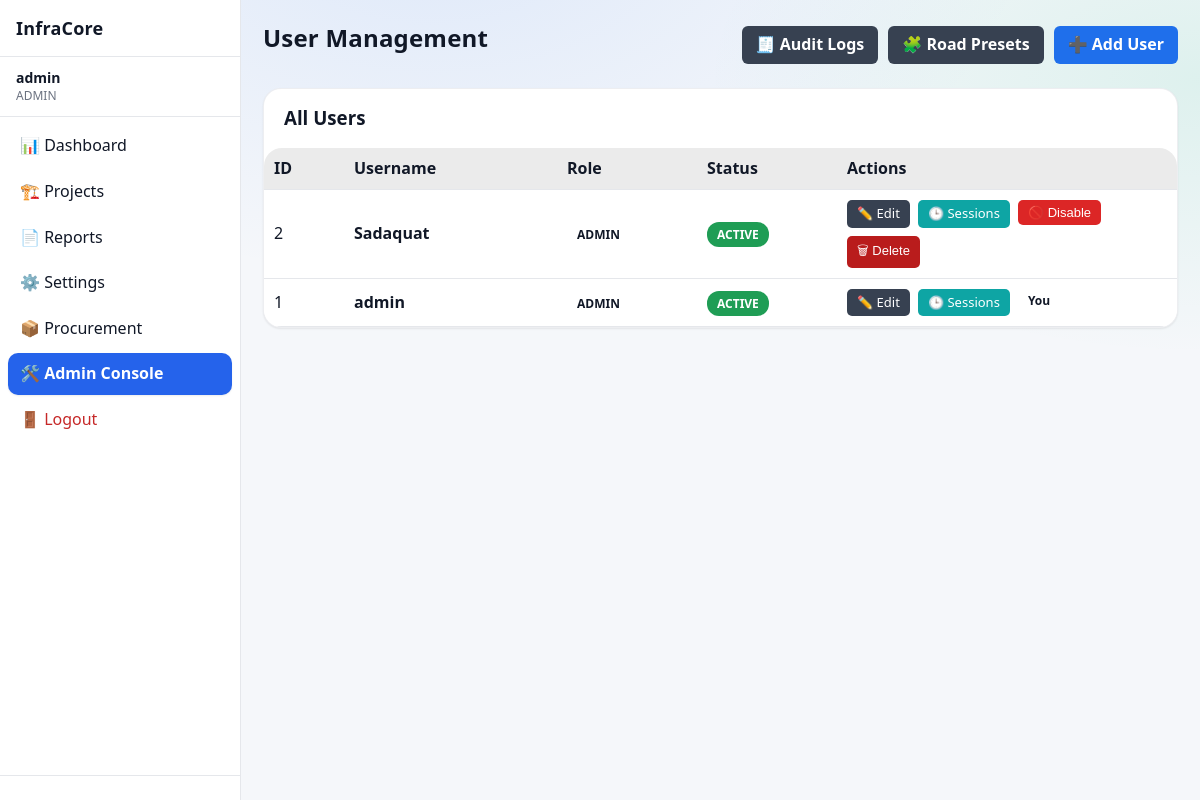
/admin/users (signed in), run on an earlier commit of the app's database.
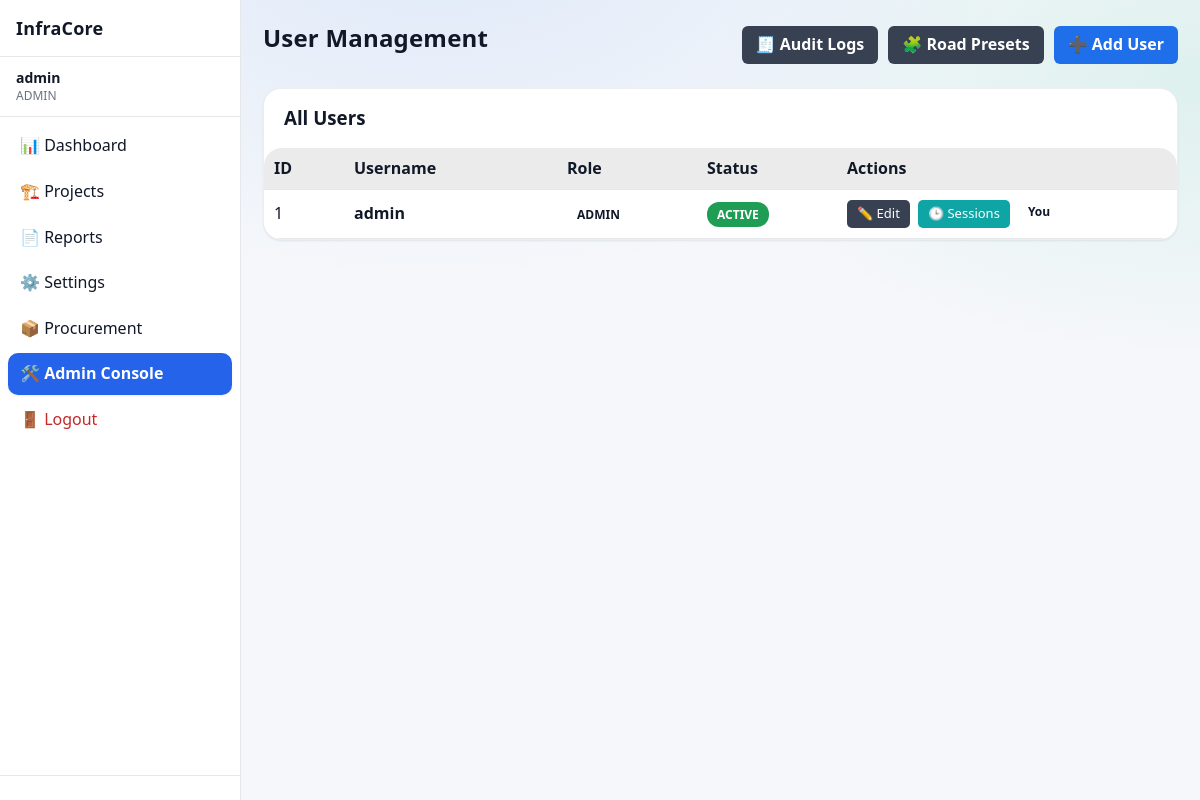
And on a later commit of the database.
### app/models/user.py (models this page shows)
class User(Base):
    __tablename__ = "users"
    id = Column(Integer, primary_key=True, index=True)
    username = Column(String, unique=True, index=True, nullable=False)
    password_hash = Column(String, nullable=False)
    role = Column(String, default="user")
    is_active = Column(Boolean, default=True, nullable=False)
    created_at = Column(DateTime, default=datetime.utcnow, nullable=False)
    updated_at = Column(
        DateTime,
        default=datetime.utcnow,
        onupdate=datetime.utcnow,
        nullable=False
    )

### app/routes/admin.py (the view)
@router.get("/users", response_class=HTMLResponse)
def users_list(request: Request, db: Session = Depends(get_db)):
    admin = admin_guard(request)
    if not admin:
        return RedirectResponse("/dashboard", status_code=302)
    users = db.query(User).order_by(User.id.desc()).all()
    html = templates.get_template("admin/users_list.html").render(
        request=request,
        title="User Management",
        users=users,
        user=admin,
    )
    return HTMLResponse(content=html)

### app/templates/admin/users_list.html (shortened to what the changed rows need)
{% extends "base.html" %}
{% block content %}
<div class="page-header"
     style="display:flex;justify-content:space-between;align-items:center;margin-bottom:20px">
    <h1 class="page-title">User Management</h1>
</div>
<div class="card" style="padding:0">
    <table class="table" style="margin:0">
        <thead>
            <tr style="background:rgba(255,255,255,0.04)">
                <th style="width:60px">ID</th>
                <th>Username</th>
                <th style="width:120px">Role</th>
                <th style="width:120px">Status</th>
                <th style="width:320px">Actions</th>
            </tr>
        </thead>
        <tbody>
        {% if users and users|length > 0 %}
        {% for u in users %}
            <tr style="border-bottom:1px solid rgba(255,255,255,0.05)">
                <td>{{ u.id }}</td>
                <td><strong>{{ u.username }}</strong></td>
                <td>
                    <span class="badge badge-info">
                        {{ u.role | upper }}
                    </span>
                </td>
                <td>
                    {% if u.is_active %}
                        <span class="badge badge-success">ACTIVE</span>
                    {% else %}
                        <span class="badge badge-danger">DISABLED</span>
                    {% endif %}
                </td>
                <td>
                    <div style="display:flex;gap:8px;flex-wrap:wrap">
                        <a href="/admin/users/{{ u.id }}/edit"
                           style="
                               background:#374151;
                               color:#ffffff;
                               padding:5px 10px;
                               border-radius:5px;
                               font-size:13px;
                               text-decoration:none;
                           ">
                            ✏️ Edit
                        </a>
                        <a href="/admin/users/{{ u.id }}/sessions"
                           style="
                               background:#0ea5a4;
                               color:#ffffff;
                               padding:5px 10px;
                               border-radius:5px;
                               font-size:13px;
                               text-decoration:none;
                           ">
                            🕒 Sessions
                        </a>
                        {% if user["id"] != u.id %}
                            <form
                                method="post"
                                action="/admin/users/{{ u.id }}/toggle"
                                style="display:inline"
                            >
                                {% if u.is_active %}
                                    <button type="submit"
                                        style="
                                            background:#dc2626;
                                            color:#ffffff;
                                            padding:5px 10px;
                                            border:none;
                                            border-radius:5px;
                                            font-size:13px;
                                            cursor:pointer;
                                        ">
                                        🚫 Disable
                                    </button>
                                {% endif %}
                            </form>
                            {% if user["role"] == "admin" %}
                            <form method="post"
                                  action="/admin/users/{{ u.id }}/delete"
                                  style="display:inline"
                                  onsubmit="return confirm('Delete this user permanently? This cannot be undone.')">
                                <button type="submit"
                                    style="
                                        background:#b91c1c;
                                        color:#ffffff;
                                        padding:5px 10px;
                                        border:none;
                                        border-radius:5px;
                                        font-size:13px;
                                        cursor:pointer;
                                    ">
                                    🗑 Delete
                                </button>
                            </form>
                            {% endif %}
                        {% else %}
                            <span class="badge badge-warning">
                                You
                            </span>
                        {% endif %}
                    </div>
                </td>
            </tr>
        {% endfor %}
        {% endif %}
        </tbody>
    </table>
</div>
{% endblock %}

What changed in the data, as far as the page shows it:
removed User: id "2", username "Sadaquat", role "ADMIN", is_active "ACTIVE"
